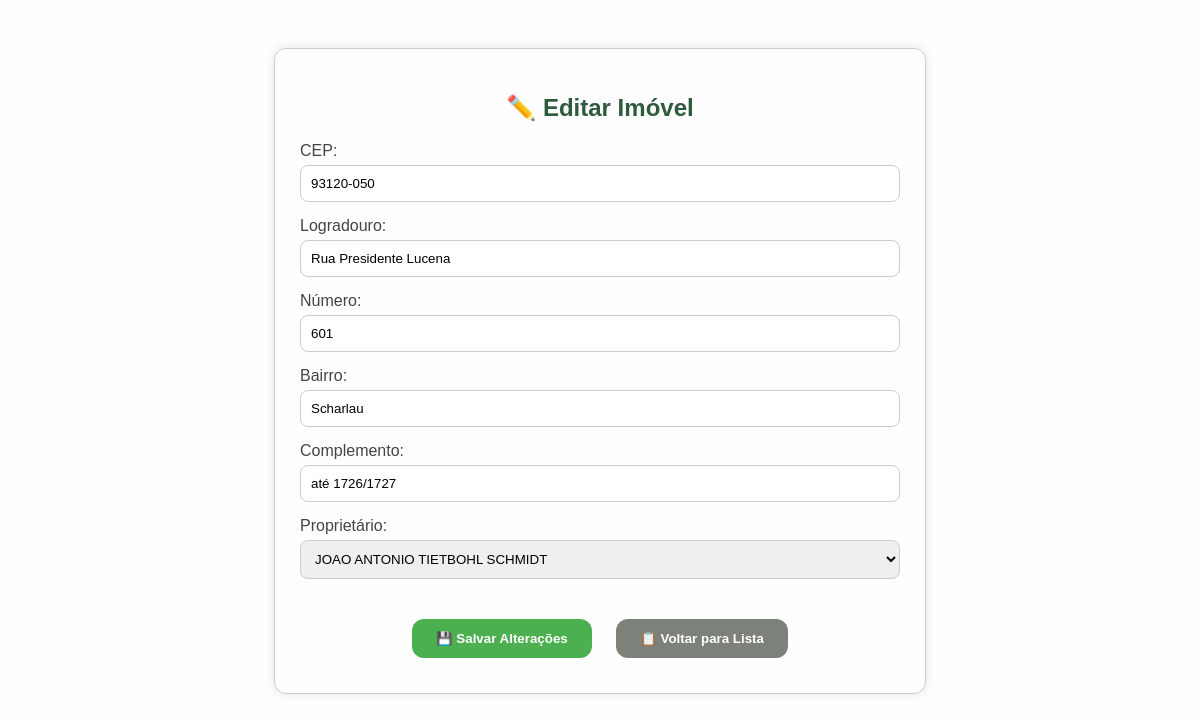
The app's page /imoveis/editar.php?id=16 (signed in) with its own data.
### tables this page shows
CREATE TABLE IF NOT EXISTS `imoveis` (
  `id` int NOT NULL AUTO_INCREMENT,
  `logradouro` varchar(100) NOT NULL,
  `numero` varchar(10) NOT NULL,
  `bairro` varchar(50) NOT NULL,
  `complemento` varchar(50) DEFAULT NULL,
  `id_contribuinte` int NOT NULL,
  `cep` varchar(9) DEFAULT NULL,
  PRIMARY KEY (`id`),
  KEY `id_contribuinte` (`id_contribuinte`)
);

CREATE TABLE IF NOT EXISTS `pessoas` (
  `id` int NOT NULL AUTO_INCREMENT,
  `nome` varchar(100) NOT NULL,
  `nascimento` date NOT NULL,
  `cpf` varchar(14) NOT NULL,
  `sexo` enum('M','F') NOT NULL,
  `telefone` varchar(15) DEFAULT NULL,
  `email` varchar(100) DEFAULT NULL,
  PRIMARY KEY (`id`),
  UNIQUE KEY `cpf` (`cpf`),
  UNIQUE KEY `cpf_2` (`cpf`),
  UNIQUE KEY `email` (`email`),
  UNIQUE KEY `telefone` (`telefone`)
);

### imoveis/editar.php (the view, shortened to what this page needs)
<?php
include '../config.php';
$id = $_GET['id'] ?? null;
$sql = "SELECT * FROM imoveis WHERE id = $id";
$result = $conn->query($sql);
$imovel = $result->fetch_assoc();
$contribuintes = $conn->query("SELECT id, nome FROM pessoas");
?>
<!DOCTYPE html>
<html lang="pt-BR">
<head>
    <link rel="stylesheet" href="editar.css">
</head>
<body>
    <div class="container_editar mt-5 p-4 form-box">
        <h2 class="text-center mb-4">✏️ Editar Imóvel</h2>
        <form method="post">
            <div class="mb-3">
                <label class="form-label">CEP:</label>
                <input type="text" name="cep" id="cep" class="form-control" value="<?= $imovel['cep'] ?>" required>
            </div>
            <div class="mb-3">
                <label class="form-label">Logradouro:</label>
                <input type="text" name="logradouro" id="logradouro" class="form-control" value="<?= $imovel['logradouro'] ?>" required>
            </div>
            <div class="mb-3">
                <label class="form-label">Número:</label>
                <input type="text" name="numero" id="numero" class="form-control" value="<?= $imovel['numero'] ?>" required>
            </div>
            <div class="mb-3">
                <label class="form-label">Bairro:</label>
                <input type="text" name="bairro" id="bairro" class="form-control" value="<?= $imovel['bairro'] ?>" required>
            </div>
            <div class="mb-3">
                <label class="form-label">Complemento:</label>
                <input type="text" name="complemento" id="complemento" class="form-control" value="<?= $imovel['complemento'] ?>">
            </div>
            <div class="mb-3">
                <label class="form-label">Proprietário:</label>
                <select name="id_contribuinte" class="form-select" required>
                    <?php while ($pessoa = $contribuintes->fetch_assoc()): ?>
                        <option value="<?= $pessoa['id'] ?>" <?= $pessoa['id'] == $imovel['id_contribuinte'] ? 'selected' : '' ?>>
                            <?= $pessoa['nome'] ?>
                        </option>
                    <?php endwhile; ?>
                </select>
            </div>
            <div style="text-align: center; margin-top: 30px;">
                <button class="botao_salvar" type="submit">💾 Salvar Alterações</button>
                <button type="button" onclick="window.location.href='listar.php'" class="botao_voltar">
                    📋 Voltar para Lista
                </button>
            </div>
        </form>
    </div>
</body>
</html>

### imoveis/editar.css (style rules this page uses)
body { font-family: Arial, sans-serif; background-color: #fdfdfd; padding: 40px; background-image: url('https://www.transparenttextures.com/patterns/brick-wall.png'); }
h2 { color: #2e5a3d; margin-bottom: 20px; text-align: center; }
.container_editar { background-color: #ffffffcc; border: 1px solid #ccc; padding: 25px; border-radius: 12px; max-width: 600px; margin: auto; box-shadow: 0 0 10px rgba(0,0,0,0.1); }
label { display: block; margin-top: 15px; color: #444; }
input[type="text"], select, .form-control, .form-select { width: 100%; padding: 10px; margin-top: 5px; border-radius: 8px; border: 1px solid #ccc; box-sizing: border-box; }
button.botao_salvar { margin: 10px; padding: 12px 24px; background-color: #4caf50; color: white; border: none; border-radius: 12px; cursor: pointer; font-weight: bold; transition: background-color 0.3s ease; }
button.botao_voltar { margin: 10px; padding: 12px 24px; background-color: #7c817a; color: white; border: none; border-radius: 12px; cursor: pointer; font-weight: bold; transition: background-color 0.3s ease; }

### records on screen
imoveis: cep "93120-050", logradouro "Rua Presidente Lucena", numero "601", bairro "Scharlau", complemento "até 1726/1727", id_contribuinte "JOAO ANTONIO TIETBOHL SCHMIDT"
